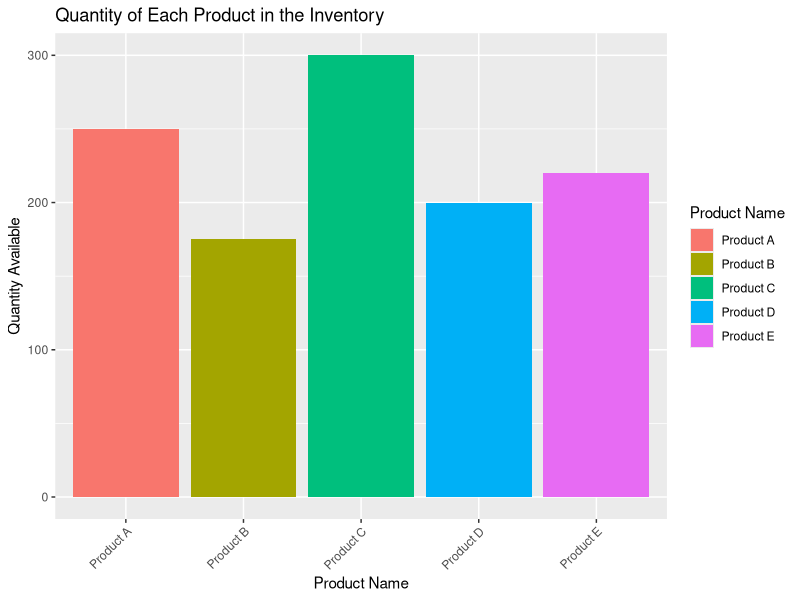
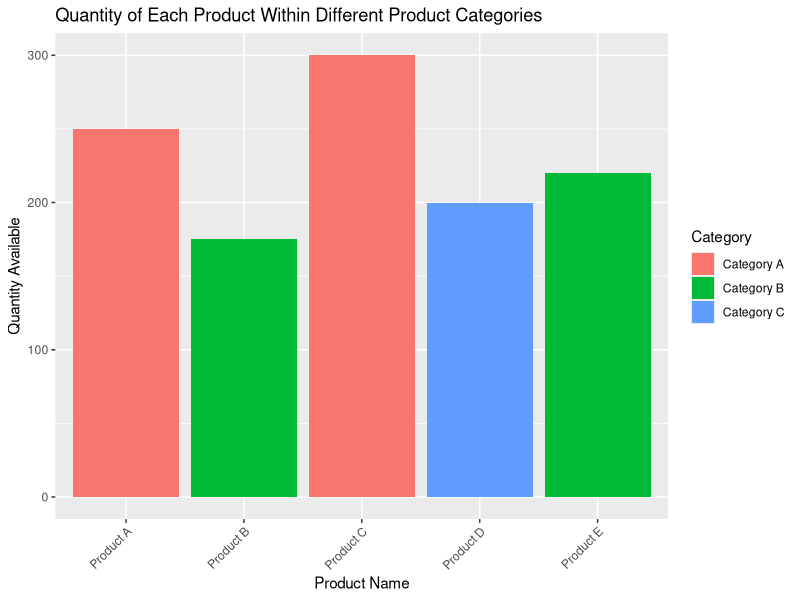

Write the R code that produced these figures, in order.
# Assuming you have a data frame named 'inventory_data' with the given data
inventory_data <- data.frame(
  Product_ID = c(1, 2, 3, 4, 5),
  Product_Name = c("Product A", "Product B", "Product C", "Product D", "Product E"),
  Quantity_Available = c(250, 175, 300, 200, 220)
)

# Install and load necessary library (if not installed)
# install.packages("ggplot2")
library(ggplot2)

# Bar chart to visualize the quantity of each product in the inventory
bar_chart_product_quantity <- ggplot(inventory_data, aes(x = Product_Name, y = Quantity_Available, fill = Product_Name)) +
  geom_bar(stat = "identity") +
  labs(title = "Quantity of Each Product in the Inventory",
       x = "Product Name", y = "Quantity Available", fill = "Product Name") +
  theme(axis.text.x = element_text(angle = 45, hjust = 1))  # Rotate x-axis labels for better readability

# Display the chart
print(bar_chart_product_quantity)
# Assuming you have a data frame named 'category_data' with the product category information
# and 'inventory_data' with the given data
category_data <- data.frame(
  Product_ID = c(1, 2, 3, 4, 5),
  Category = c("Category A", "Category B", "Category A", "Category C", "Category B")
)

# Merge inventory_data with category_data based on the common variable 'Product_ID'
merged_data <- merge(inventory_data, category_data, by = "Product_ID")

# Install and load necessary library (if not installed)
# install.packages("ggplot2")
library(ggplot2)

# Stacked bar chart to show the quantity of each product within different product categories
stacked_bar_chart_category_quantity <- ggplot(merged_data, aes(x = Product_Name, y = Quantity_Available, fill = Category)) +
  geom_bar(stat = "identity") +
  labs(title = "Quantity of Each Product Within Different Product Categories",
       x = "Product Name", y = "Quantity Available", fill = "Category") +
  theme(axis.text.x = element_text(angle = 45, hjust = 1))  # Rotate x-axis labels for better readability

# Display the chart
print(stacked_bar_chart_category_quantity)
